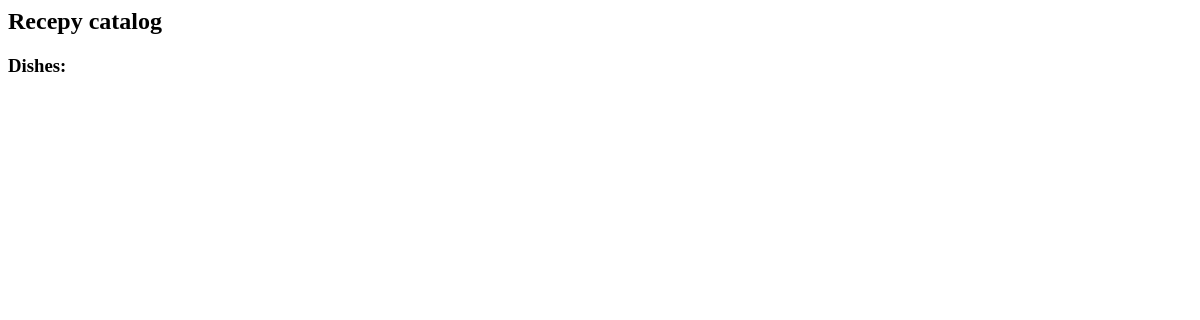
/recipe/, run on an earlier commit of the app's database.
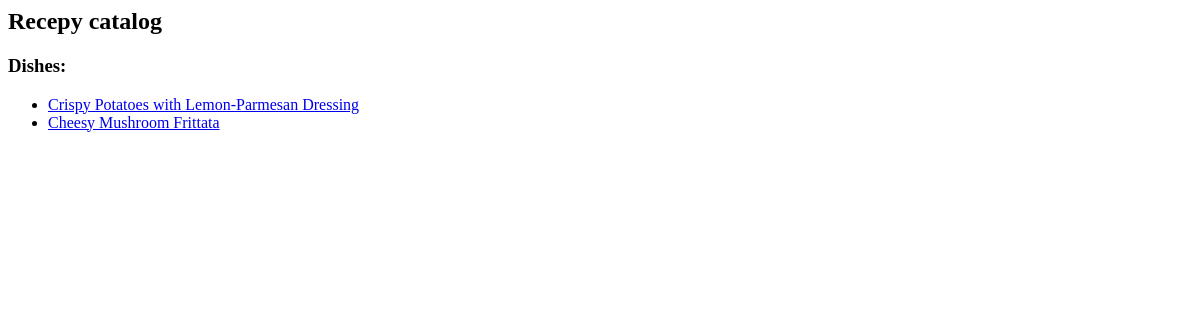
And on a later commit of the database.
### Picker/models.py (models this page shows, shortened)
class Dish(models.Model):
    name = models.CharField(max_length = 100)
    description = models.TextField(blank=True, default='')

### Picker/views.py (the view)
# urls.py: path('recipe/', views.catalog_recipe, name='catalog'),
def catalog_recipe(request):
    dish_list = Dish.objects.all()
    context = {
        'dish_list': dish_list,
    }
    return render(request, 'catalog.html', context)

### templates/catalog.html (shortened to what this page needs)
<html>
<head>
</head>
<body>
<h2>Recepy catalog</h2>
<h3>Dishes:</h3>
{% if dish_list %}
<ul>
    {% for dish in dish_list %}
    <li><a href="/recipe/{{ dish.id }} "> {{ dish.name }} </a></li>
    {% endfor %}
</ul>
{% endif %}
</body>
</html>

What changed in the data, as far as the page shows it:
added Dish: name "Crispy Potatoes with Lemon-Parmesan Dressing"
added Dish: name "Cheesy Mushroom Frittata"
